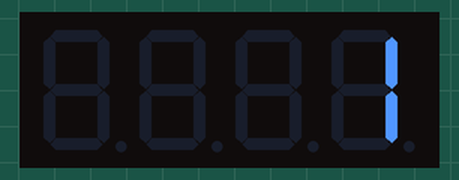
Recording of a sketch running on a simulated Arduino Uno, built with avr-gcc and run on an emulated ATmega328P. On the bench: 4-digit seven-segment display. At 10.3 s the program stops and its outputs stay as they are.

Above: at 1.1 s.
At 2.88 s:
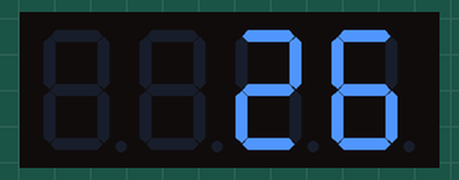
At 4.66 s:
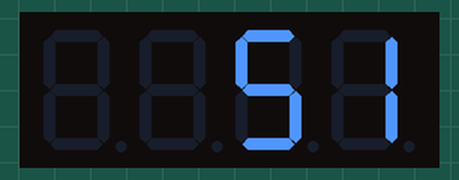
At 6.44 s:
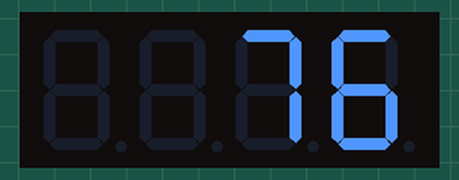
At 8.2 s:
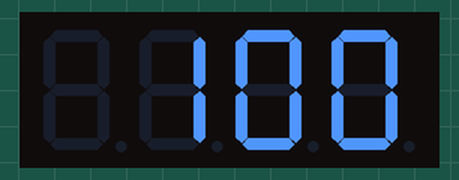
At 9.3 s:
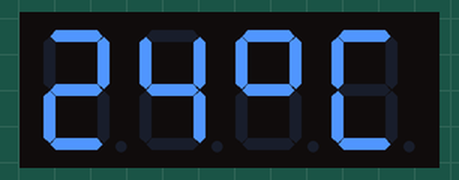

The sketch:

7segment_display.ino
```cpp
/* Include the library:*/
#include <TM1637Display.h>
/* Define the connections pins:*/
#define CLK 2
#define DIO 3
/* Create display object of type TM1637Display:*/
TM1637Display display = TM1637Display(CLK,
DIO);
/* Create degree Celsius symbol:*/
const uint8_t celsius[] =
{
 SEG_A | SEG_B | SEG_F | SEG_G, /* Circle*/
 SEG_A | SEG_D | SEG_E | SEG_F /* C*/
};
void setup() /* Clear the display:*/
{
 display.clear();
 delay(1000);
}
void loop() /* Set the brightness 0-7*/
{
 display.setBrightness(4);
 /* Show counter:*/
 int i;
 for (i = 0; i < 101; i++)
 {
 display.showNumberDec(i);
 delay(50);
 }
 delay(1000);
 display.clear();
 /* Display temperature as example*/
 int temperature = 24;
/* display.showNumberDec(arg_1, arg_2, arg_3,
arg_4)
 arg_1 -> Number of type integer. Values up
to 9999.
 arg_2 -> True/false. Display leading zeroes
for values up to 999. Default value is false;
 arg_3 -> Correspond to the number of digits
to be displayed.
 arg_4 -> Position of the least significant
digit (0 – leftmost, 3 – rightmost).*/
display.showNumberDec(temperature, false, 2,0);
/* display.setSegments(arg_1, arg_2, arg_3)
 arg_1 -> Segment information
 arg_2 -> Number of digits to be modified
(0-4)
 arg_3 -> Position from which to print (0 –
leftmost, 3 – rightmost)*/
 display.setSegments(celsius, 2, 2);
 delay(1000);
 while(1);
}
```

Measured:
- what the display in image 4 shows lasts 1.2 s, from 8.1 s to 9.3 s
